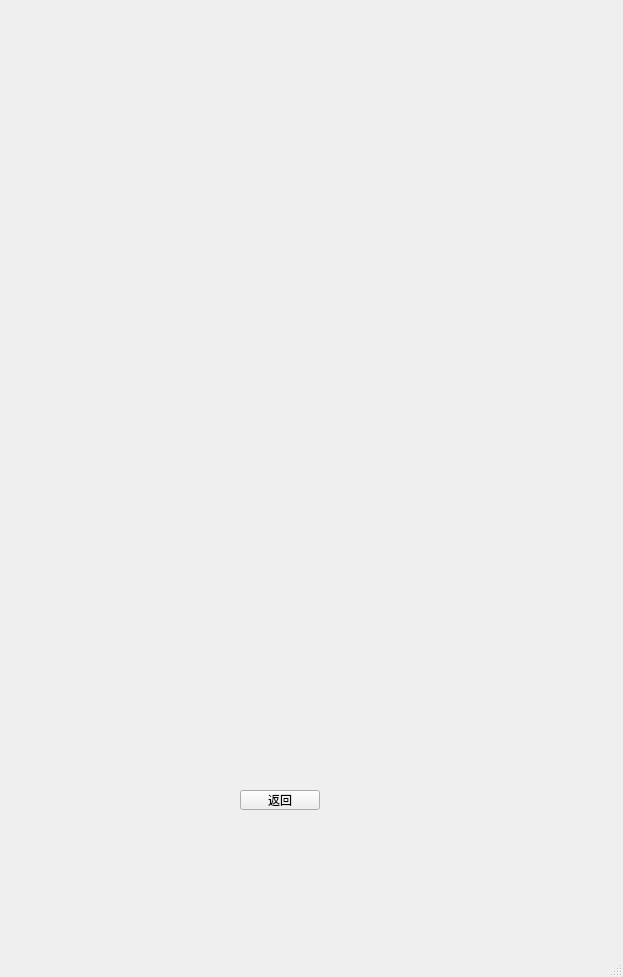
<?xml version="1.0" encoding="UTF-8"?>
<ui version="4.0">
 <class>MainWindow</class>
 <widget class="QMainWindow" name="MainWindow">
  <property name="geometry">
   <rect>
    <x>0</x>
    <y>0</y>
    <width>623</width>
    <height>977</height>
   </rect>
  </property>
  <property name="windowTitle">
   <string>MainWindow</string>
  </property>
  <widget class="QWidget" name="centralwidget">
   <widget class="QLabel" name="label">
    <property name="geometry">
     <rect>
      <x>20</x>
      <y>30</y>
      <width>571</width>
      <height>731</height>
     </rect>
    </property>
    <property name="text">
     <string/>
    </property>
    <property name="pixmap">
     <pixmap resource="resource.qrc">:/new/prefix1/board.png</pixmap>
    </property>
   </widget>
   <widget class="QWidget" name="gridLayoutWidget">
    <property name="geometry">
     <rect>
      <x>60</x>
      <y>50</y>
      <width>491</width>
      <height>301</height>
     </rect>
    </property>
    <layout class="QGridLayout" name="gridLayout_1"/>
   </widget>
   <widget class="QWidget" name="gridLayoutWidget_2">
    <property name="geometry">
     <rect>
      <x>60</x>
      <y>430</y>
      <width>491</width>
      <height>301</height>
     </rect>
    </property>
    <layout class="QGridLayout" name="gridLayout_2"/>
   </widget>
   <widget class="QPushButton" name="pushButton">
    <property name="geometry">
     <rect>
      <x>240</x>
      <y>790</y>
      <width>80</width>
      <height>20</height>
     </rect>
    </property>
    <property name="text">
     <string>返回</string>
    </property>
   </widget>
  </widget>
  <widget class="QMenuBar" name="menubar">
   <property name="geometry">
    <rect>
     <x>0</x>
     <y>0</y>
     <width>623</width>
     <height>21</height>
    </rect>
   </property>
  </widget>
  <widget class="QStatusBar" name="statusbar"/>
 </widget>
 <resources>
  <include location="resource.qrc"/>
 </resources>
 <connections/>
</ui>
